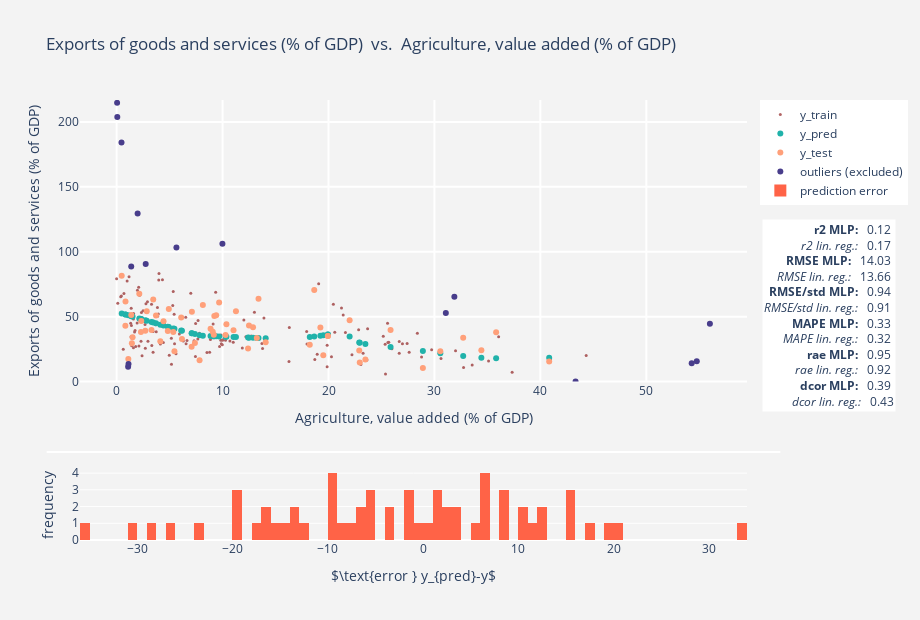

The notebook cell saved with this chart:
### Code cell
plots[list(plots.keys())[-1]]

### Figure 1 — Plotly figure (JSON) as saved in the notebook; plotly's stock layout.template omitted (floating-point values rounded to 4 significant figures; data arrays with more than 128 entries replaced by an {"elided": "..."} marker saying what was removed)
{"data": [{"marker": {"color": "Maroon", "size": 3}, "mode": "markers", "name": "y_train", "opacity": 0.6, "type": "scatter", "x": {"elided": "142 float values"}, "xaxis": "x", "y": {"elided": "142 float values"}, "yaxis": "y"}, {"marker": {"color": "LightSeaGreen"}, "mode": "markers", "name": "y_pred", "type": "scatter", "x": [11.26, 8.14, 19.23, 6.167, 4.426, 3.716, 22.9, 4.832, 22.95, 8.868, 19.94, 1.384, 0.4805, 2.842, 7.105, 12.5, 19.94, 2.14, 2.327, 30.56, 40.83, 2.709, 4.927, 0.8386, 34.43, 1.507, 3.455, 13.39, 7.392, 11.03, 9.071, 3.29, 7.83, 9.175, 6.097, 2.297, 23.48, 0.8255, 9.224, 1.439, 13.23, 18.66, 5.459, 7.078, 10.36, 32.71, 1.106, 9.4, 9.675, 12.41, 12.88, 19.51, 21.99, 5.35, 25.86, 4.125, 35.82, 18.23, 14.07, 10.28, 28.91], "xaxis": "x", "y": [34.27, 35.36, 35.4, 39.18, 43.17, 44.85, 30.11, 42.2, 29.87, 35.09, 36.18, 50.39, 52.53, 46.93, 37.19, 33.85, 36.18, 48.59, 48.15, 21.82, 18.28, 47.24, 41.98, 51.68, 18.46, 50.1, 45.47, 33.54, 36.59, 34.35, 35.02, 45.86, 35.73, 34.99, 39.33, 48.22, 28.92, 51.71, 34.97, 50.26, 33.59, 34.77, 40.72, 37.25, 34.58, 19.63, 51.05, 34.91, 34.81, 33.88, 33.72, 35.71, 34.69, 40.97, 26.56, 43.88, 17.95, 34.31, 33.31, 34.61, 23.49], "yaxis": "y"}, {"marker": {"color": "LightSalmon"}, "mode": "markers", "name": "y_test", "type": "scatter", "x": [11.26, 8.14, 19.23, 6.167, 4.426, 3.716, 22.9, 4.832, 22.95, 8.868, 19.94, 1.384, 0.4805, 2.842, 7.105, 12.5, 19.94, 2.14, 2.327, 30.56, 40.83, 2.709, 4.927, 0.8386, 34.43, 1.507, 3.455, 13.39, 7.392, 11.03, 9.071, 3.29, 7.83, 9.175, 6.097, 2.297, 23.48, 0.8255, 9.224, 1.439, 13.23, 18.66, 5.459, 7.078, 10.36, 32.71, 1.106, 9.4, 9.675, 12.41, 12.88, 19.51, 21.99, 5.35, 25.86, 4.125, 35.82, 18.23, 14.07, 10.28, 28.91], "xaxis": "x", "y": [54.12, 59.08, 41.65, 32.79, 46.49, 50.94, 23.93, 39.0, 14.73, 40.8, 35.11, 51.34, 81.44, 54.23, 53.72, 43.26, 35.11, 67.6, 46.74, 23.31, 15.46, 39.18, 55.87, 61.63, 24.15, 34.15, 63.2, 63.82, 29.7, 39.57, 38.35, 39.73, 16.54, 36.02, 49.31, 38.15, 16.97, 43.01, 50.48, 29.6, 33.59, 70.52, 23.39, 26.76, 44.12, 33.73, 17.49, 51.09, 60.94, 25.57, 41.8, 20.24, 47.23, 38.23, 39.67, 31.13, 37.92, 28.39, 30.25, 35.95, 10.55], "yaxis": "y"}, {"marker": {"color": "DarkSlateBlue "}, "mode": "markers", "name": "outliers (excluded)", "type": "scatter", "x": [31.88, 54.28, 56.0, 1.379, 0.06323, 31.08, 0.461, 9.987, 5.645, 1.984, 43.32, 1.125, 2.747, 54.76, 0.04559, 1.087], "xaxis": "x", "y": [65.33, 14.11, 44.5, 88.62, 203.7, 52.91, 184.2, 106.2, 103.3, 129.5, 0.1382, 13.55, 90.63, 15.6, 214.7, 11.5], "yaxis": "y"}, {"marker": {"color": "Tomato"}, "name": "prediction error", "nbinsx": 100, "type": "histogram", "x": [-19.86, -23.72, -6.248, 6.386, -3.321, -6.085, 6.175, 3.203, 15.14, -5.705, 1.067, -0.9489, -28.91, -7.308, -16.53, -9.415, 1.067, -19.0, 1.411, -1.491, 2.827, 8.057, -13.89, -9.943, -5.694, 15.94, -17.72, -30.28, 6.889, -5.226, -3.33, 6.132, 19.19, -1.032, -9.985, 10.07, 11.95, 8.703, -15.51, 20.65, 0.001325, -35.75, 17.32, 10.49, -9.54, -14.1, 33.55, -16.18, -26.13, 8.312, -8.08, 15.46, -12.54, 2.748, -13.11, 12.75, -19.97, 5.916, 3.056, -1.343, 12.94], "xaxis": "x2", "yaxis": "y2"}], "layout": {"annotations": [{"align": "right", "bgcolor": "white", "showarrow": false, "text": "<b>r2 MLP:   </b>0.12 <i><br>r2 lin. reg.:   </i>0.17 <b><br>RMSE MLP:   </b>14.03 <i><br>RMSE lin. reg.:   </i>13.66 <b><br>RMSE/std MLP:   </b>0.94 <i><br>RMSE/std lin. reg.:   </i>0.91 <b><br>MAPE MLP:   </b>0.33 <i><br>MAPE lin. reg.:   </i>0.32 <b><br>rae MLP:   </b>0.95 <i><br>rae lin. reg.:   </i>0.92 <b><br>dcor MLP:   </b>0.39 <i><br>dcor lin. reg.:   </i>0.43", "x": 1.223, "xref": "paper", "y": 0.73, "yref": "paper"}], "height": 620, "legend": {"bgcolor": "white"}, "paper_bgcolor": "rgb(243, 243, 243)", "plot_bgcolor": "rgb(243, 243, 243)", "shapes": [{"line": {"color": "white"}, "type": "line", "x0": -0.05, "x1": 1.05, "xref": "paper", "y0": 0.2, "y1": 0.2, "yref": "paper"}], "title": {"text": "Exports of goods and services (% of GDP)  vs.  Agriculture, value added (% of GDP)"}, "width": 920, "xaxis": {"anchor": "y", "domain": [0, 1], "gridcolor": "white", "gridwidth": 2, "title": {"text": "Agriculture, value added (% of GDP)"}}, "xaxis2": {"anchor": "y2", "domain": [0, 1], "title": {"text": "$\\text{error } y_{pred}-y$"}}, "yaxis": {"anchor": "x", "domain": [0.36, 1], "gridcolor": "white", "gridwidth": 2, "range": [0, 216.9], "title": {"text": "Exports of goods and services (% of GDP)"}}, "yaxis2": {"anchor": "x2", "domain": [0, 0.16], "title": {"text": "frequency"}}}}
